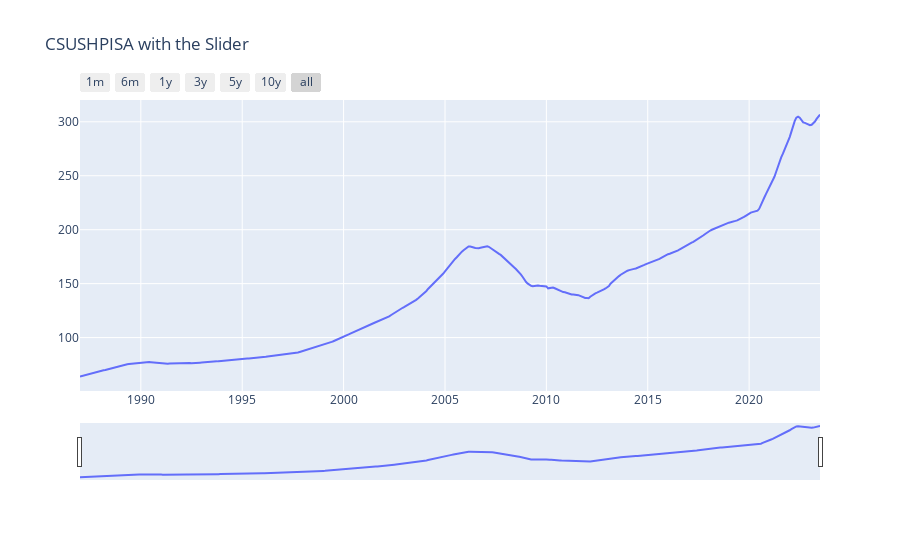

This figure's notebook cell:
### Code cell
trace1 = go.Scatter(
    x = df.DATE,
    y = df['CSUSHPISA'].astype(float),
    mode = 'lines',
    name = 'Open'
)

layout = dict(
    title='CSUSHPISA with the Slider ',
    xaxis=dict(
        rangeselector=dict(
            buttons=list([
                #change the count to desired amount of months.
                dict(count=1,
                     label='1m',
                     step='month',
                     stepmode='backward'),
                dict(count=6,
                     label='6m',
                     step='month',
                     stepmode='backward'),
                dict(count=12,
                     label='1y',
                     step='month',
                     stepmode='backward'),
                dict(count=36,
                     label='3y',
                     step='month',
                     stepmode='backward'),
                dict(count=60,
                     label='5y',
                     step='month',
                     stepmode='backward'),
                dict(count=120,
                     label='10y',
                     step='month',
                     stepmode='backward'),
                dict(step='all')
            ])
        ),
        rangeslider=dict(
            visible = True
        ),
        type='date'
    )
)

data = [trace1]
fig = go.Figure(data=data, layout=layout)
iplot(fig, filename = "Time Series with Rangeslider")
fig.show(renderer="colab")

### Figure 1 — Plotly figure (JSON) as saved in the notebook; plotly's stock layout.template omitted (floating-point values rounded to 4 significant figures; data arrays with more than 128 entries replaced by an {"elided": "..."} marker saying what was removed)
{"data": [{"mode": "lines", "name": "Open", "x": {"elided": "439 str values"}, "y": {"elided": "439 float values"}, "type": "scatter"}], "layout": {"title": {"text": "CSUSHPISA with the Slider "}, "xaxis": {"rangeselector": {"buttons": [{"count": 1, "label": "1m", "step": "month", "stepmode": "backward"}, {"count": 6, "label": "6m", "step": "month", "stepmode": "backward"}, {"count": 12, "label": "1y", "step": "month", "stepmode": "backward"}, {"count": 36, "label": "3y", "step": "month", "stepmode": "backward"}, {"count": 60, "label": "5y", "step": "month", "stepmode": "backward"}, {"count": 120, "label": "10y", "step": "month", "stepmode": "backward"}, {"step": "all"}]}, "rangeslider": {"visible": true}, "type": "date"}}}
